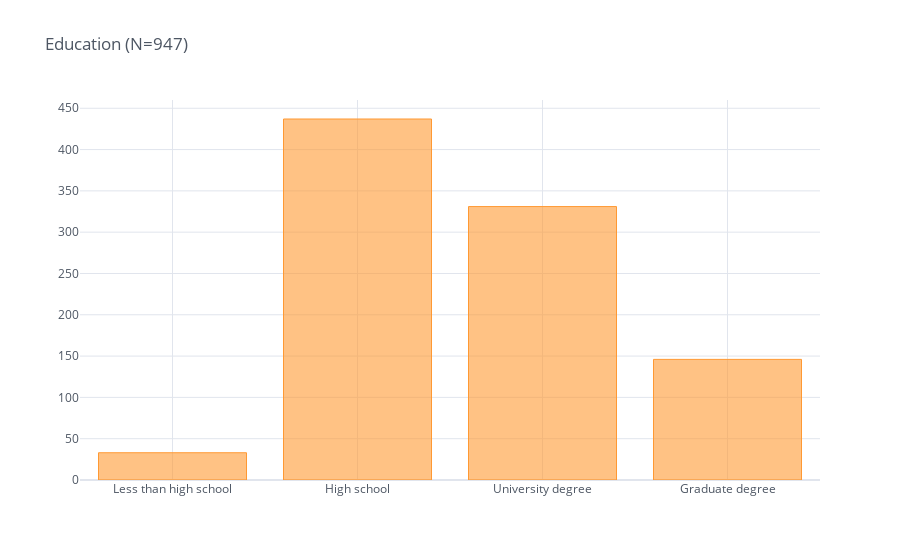

The notebook cell this image was saved under:
### Code cell
total_responses = sum(gcbs_clean_df['DEMO_education'].value_counts())
gcbs_clean_df['DEMO_education'].value_counts().sort_index(ascending=True).iplot(kind='bar', title='Education (N={})'.format(total_responses), theme='white')

### Figure 1 — Plotly figure (JSON) as saved in the notebook; plotly's stock layout.template omitted (floating-point values rounded to 4 significant figures)
{"data": [{"marker": {"color": "rgba(255, 153, 51, 0.6)", "line": {"color": "rgba(255, 153, 51, 1.0)", "width": 1}}, "name": "DEMO_education", "orientation": "v", "text": "", "type": "bar", "x": ["Less than high school", "High school", "University degree", "Graduate degree"], "y": [33, 437, 331, 146]}], "layout": {"legend": {"bgcolor": "#FFFFFF", "font": {"color": "#4D5663"}}, "paper_bgcolor": "#FFFFFF", "plot_bgcolor": "#FFFFFF", "title": {"font": {"color": "#4D5663"}, "text": "Education (N=947)"}, "xaxis": {"gridcolor": "#E1E5ED", "showgrid": true, "tickfont": {"color": "#4D5663"}, "title": {"font": {"color": "#4D5663"}, "text": ""}, "zerolinecolor": "#E1E5ED"}, "yaxis": {"gridcolor": "#E1E5ED", "showgrid": true, "tickfont": {"color": "#4D5663"}, "title": {"font": {"color": "#4D5663"}, "text": ""}, "zerolinecolor": "#E1E5ED"}}}
